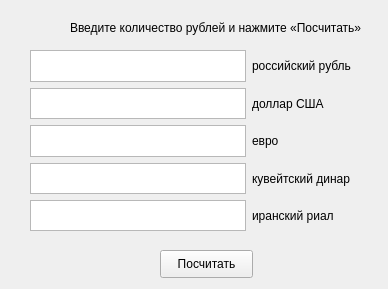
<?xml version="1.0" encoding="UTF-8"?>
<ui version="4.0">
 <class>MainWindow</class>
 <widget class="QMainWindow" name="MainWindow">
  <property name="geometry">
   <rect>
    <x>0</x>
    <y>0</y>
    <width>388</width>
    <height>289</height>
   </rect>
  </property>
  <property name="windowTitle">
   <string>MainWindow</string>
  </property>
  <widget class="QWidget" name="centralwidget">
   <widget class="QLabel" name="label_6">
    <property name="geometry">
     <rect>
      <x>70</x>
      <y>20</y>
      <width>310</width>
      <height>16</height>
     </rect>
    </property>
    <property name="text">
     <string>Введите количество рублей и нажмите «Посчитать»</string>
    </property>
   </widget>
   <widget class="QPushButton" name="count">
    <property name="geometry">
     <rect>
      <x>160</x>
      <y>250</y>
      <width>93</width>
      <height>28</height>
     </rect>
    </property>
    <property name="text">
     <string>Посчитать</string>
    </property>
   </widget>
   <widget class="QWidget" name="layoutWidget">
    <property name="geometry">
     <rect>
      <x>30</x>
      <y>50</y>
      <width>321</width>
      <height>181</height>
     </rect>
    </property>
    <layout class="QGridLayout" name="gridLayout">
     <item row="1" column="1">
      <widget class="QLabel" name="label_4">
       <property name="text">
        <string>доллар США</string>
       </property>
      </widget>
     </item>
     <item row="3" column="1">
      <widget class="QLabel" name="label_3">
       <property name="text">
        <string>кувейтский динар</string>
       </property>
      </widget>
     </item>
     <item row="2" column="0">
      <widget class="QTextEdit" name="euro"/>
     </item>
     <item row="0" column="0">
      <widget class="QTextEdit" name="ruble"/>
     </item>
     <item row="1" column="0">
      <widget class="QTextEdit" name="dollar"/>
     </item>
     <item row="0" column="1">
      <widget class="QLabel" name="label">
       <property name="text">
        <string>российский рубль</string>
       </property>
      </widget>
     </item>
     <item row="3" column="0">
      <widget class="QTextEdit" name="dinar"/>
     </item>
     <item row="2" column="1">
      <widget class="QLabel" name="label_2">
       <property name="text">
        <string>евро</string>
       </property>
      </widget>
     </item>
     <item row="4" column="1">
      <widget class="QLabel" name="label_5">
       <property name="text">
        <string>иранский риал</string>
       </property>
      </widget>
     </item>
     <item row="4" column="0">
      <widget class="QTextEdit" name="rial"/>
     </item>
    </layout>
   </widget>
  </widget>
 </widget>
 <resources/>
 <connections/>
</ui>
